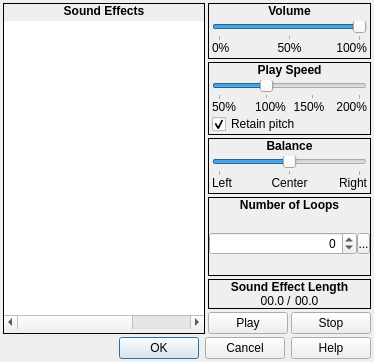
<?xml version="1.0" encoding="UTF-8"?>
<ui version="4.0">
 <class>SoundEffectBrowser</class>
 <widget class="QDialog" name="SoundEffectBrowser">
  <property name="geometry">
   <rect>
    <x>0</x>
    <y>0</y>
    <width>368</width>
    <height>362</height>
   </rect>
  </property>
  <property name="windowTitle">
   <string>Sound Effects</string>
  </property>
  <property name="windowIcon">
   <iconset resource="gui_icons.qrc">
    <normaloff>:/icons/openrpgmaker.png</normaloff>:/icons/openrpgmaker.png</iconset>
  </property>
  <property name="styleSheet">
   <string notr="true">.QFrame
{
	border-width: 1px;
	border-style: solid;
	border-color: palette(window-text);
}

.QFrame&gt;QLabel
{
	border-width: 0px;
	background-color: palette(window-text);
	color: palette(window);
	font-weight: bold;
}

.QFrame&gt;QCheckBox
{
	background-color: palette(window-text);
	border-width: 0px;
	border-style: none;
	color: palette(window);
	spacing: 3px;
	font-weight: bold;
	padding: 0px 0px 0px 3px;
}

.QFrame&gt;QCheckBox::indicator
{
	min-width: 8px;
	max-width: 8px;
	min-height: 8px;
	max-height: 8px;
	width: 8px;
	height: 8px;
	border-width: 2px;
	border-radius: 0px;
	border-style: ridge;
	border-color: palette(mid);
}

.QFrame&gt;QCheckBox::indicator:unchecked
{
	background-color: palette(base);
}

.QFrame&gt;QCheckBox::indicator:checked
{
	background-color: palette(window-text);
}

.QFrame&gt;QCheckBox::indicator:hover
{
	border-color: palette(highlight);
}</string>
  </property>
  <layout class="QVBoxLayout" name="verticalLayout_10">
   <property name="spacing">
    <number>3</number>
   </property>
   <property name="margin">
    <number>3</number>
   </property>
   <item>
    <layout class="QHBoxLayout" name="horizontalLayout_5">
     <property name="spacing">
      <number>3</number>
     </property>
     <item>
      <widget class="QFrame" name="frame">
       <property name="frameShape">
        <enum>QFrame::Box</enum>
       </property>
       <property name="frameShadow">
        <enum>QFrame::Plain</enum>
       </property>
       <layout class="QVBoxLayout" name="verticalLayout">
        <property name="spacing">
         <number>0</number>
        </property>
        <property name="margin">
         <number>0</number>
        </property>
        <item>
         <widget class="QLabel" name="label">
          <property name="sizePolicy">
           <sizepolicy hsizetype="Preferred" vsizetype="Fixed">
            <horstretch>0</horstretch>
            <verstretch>0</verstretch>
           </sizepolicy>
          </property>
          <property name="font">
           <font>
            <weight>75</weight>
            <bold>true</bold>
           </font>
          </property>
          <property name="text">
           <string>Sound Effects</string>
          </property>
          <property name="alignment">
           <set>Qt::AlignCenter</set>
          </property>
         </widget>
        </item>
        <item>
         <widget class="QWidget" name="widget" native="true">
          <layout class="QVBoxLayout" name="verticalLayout_2">
           <property name="spacing">
            <number>0</number>
           </property>
           <property name="margin">
            <number>0</number>
           </property>
           <item>
            <widget class="QTreeWidget" name="twSoundEffects">
             <property name="minimumSize">
              <size>
               <width>200</width>
               <height>308</height>
              </size>
             </property>
             <property name="maximumSize">
              <size>
               <width>200</width>
               <height>308</height>
              </size>
             </property>
             <property name="frameShape">
              <enum>QFrame::NoFrame</enum>
             </property>
             <property name="editTriggers">
              <set>QAbstractItemView::NoEditTriggers</set>
             </property>
             <property name="rootIsDecorated">
              <bool>true</bool>
             </property>
             <attribute name="headerVisible">
              <bool>false</bool>
             </attribute>
             <column>
              <property name="text">
               <string>Name</string>
              </property>
             </column>
             <column>
              <property name="text">
               <string>Type</string>
              </property>
             </column>
             <column>
              <property name="text">
               <string>Location</string>
              </property>
             </column>
            </widget>
           </item>
          </layout>
         </widget>
        </item>
       </layout>
      </widget>
     </item>
     <item>
      <widget class="QWidget" name="widget_5" native="true">
       <property name="sizePolicy">
        <sizepolicy hsizetype="Fixed" vsizetype="Preferred">
         <horstretch>0</horstretch>
         <verstretch>0</verstretch>
        </sizepolicy>
       </property>
       <layout class="QVBoxLayout" name="verticalLayout_9">
        <property name="spacing">
         <number>3</number>
        </property>
        <property name="margin">
         <number>0</number>
        </property>
        <item>
         <widget class="QFrame" name="frame_2">
          <property name="sizePolicy">
           <sizepolicy hsizetype="Preferred" vsizetype="Fixed">
            <horstretch>0</horstretch>
            <verstretch>0</verstretch>
           </sizepolicy>
          </property>
          <property name="frameShape">
           <enum>QFrame::Box</enum>
          </property>
          <property name="frameShadow">
           <enum>QFrame::Plain</enum>
          </property>
          <layout class="QVBoxLayout" name="verticalLayout_3">
           <property name="spacing">
            <number>0</number>
           </property>
           <property name="margin">
            <number>0</number>
           </property>
           <item>
            <widget class="QLabel" name="label_2">
             <property name="sizePolicy">
              <sizepolicy hsizetype="Preferred" vsizetype="Fixed">
               <horstretch>0</horstretch>
               <verstretch>0</verstretch>
              </sizepolicy>
             </property>
             <property name="font">
              <font>
               <weight>75</weight>
               <bold>true</bold>
              </font>
             </property>
             <property name="text">
              <string>Volume</string>
             </property>
             <property name="alignment">
              <set>Qt::AlignCenter</set>
             </property>
            </widget>
           </item>
           <item>
            <widget class="QWidget" name="widget_2" native="true">
             <layout class="QVBoxLayout" name="verticalLayout_4">
              <property name="spacing">
               <number>0</number>
              </property>
              <property name="margin">
               <number>3</number>
              </property>
              <item>
               <widget class="QSlider" name="sldrVolume">
                <property name="maximum">
                 <number>10</number>
                </property>
                <property name="singleStep">
                 <number>1</number>
                </property>
                <property name="value">
                 <number>10</number>
                </property>
                <property name="orientation">
                 <enum>Qt::Horizontal</enum>
                </property>
                <property name="tickPosition">
                 <enum>QSlider::TicksBelow</enum>
                </property>
                <property name="tickInterval">
                 <number>5</number>
                </property>
               </widget>
              </item>
              <item>
               <layout class="QHBoxLayout" name="horizontalLayout">
                <item>
                 <widget class="QLabel" name="label_3">
                  <property name="sizePolicy">
                   <sizepolicy hsizetype="Preferred" vsizetype="Fixed">
                    <horstretch>0</horstretch>
                    <verstretch>0</verstretch>
                   </sizepolicy>
                  </property>
                  <property name="text">
                   <string>0%</string>
                  </property>
                 </widget>
                </item>
                <item>
                 <widget class="QLabel" name="label_4">
                  <property name="sizePolicy">
                   <sizepolicy hsizetype="Preferred" vsizetype="Fixed">
                    <horstretch>0</horstretch>
                    <verstretch>0</verstretch>
                   </sizepolicy>
                  </property>
                  <property name="text">
                   <string>50%</string>
                  </property>
                  <property name="alignment">
                   <set>Qt::AlignCenter</set>
                  </property>
                 </widget>
                </item>
                <item>
                 <widget class="QLabel" name="label_5">
                  <property name="sizePolicy">
                   <sizepolicy hsizetype="Preferred" vsizetype="Fixed">
                    <horstretch>0</horstretch>
                    <verstretch>0</verstretch>
                   </sizepolicy>
                  </property>
                  <property name="text">
                   <string>100%</string>
                  </property>
                  <property name="alignment">
                   <set>Qt::AlignRight|Qt::AlignTrailing|Qt::AlignVCenter</set>
                  </property>
                 </widget>
                </item>
               </layout>
              </item>
             </layout>
            </widget>
           </item>
          </layout>
         </widget>
        </item>
        <item>
         <widget class="QFrame" name="frame_3">
          <property name="sizePolicy">
           <sizepolicy hsizetype="Preferred" vsizetype="Fixed">
            <horstretch>0</horstretch>
            <verstretch>0</verstretch>
           </sizepolicy>
          </property>
          <property name="frameShape">
           <enum>QFrame::Box</enum>
          </property>
          <property name="frameShadow">
           <enum>QFrame::Plain</enum>
          </property>
          <layout class="QVBoxLayout" name="verticalLayout_5">
           <property name="spacing">
            <number>0</number>
           </property>
           <property name="margin">
            <number>0</number>
           </property>
           <item>
            <widget class="QLabel" name="label_6">
             <property name="sizePolicy">
              <sizepolicy hsizetype="Preferred" vsizetype="Fixed">
               <horstretch>0</horstretch>
               <verstretch>0</verstretch>
              </sizepolicy>
             </property>
             <property name="font">
              <font>
               <weight>75</weight>
               <bold>true</bold>
              </font>
             </property>
             <property name="text">
              <string>Play Speed</string>
             </property>
             <property name="alignment">
              <set>Qt::AlignCenter</set>
             </property>
            </widget>
           </item>
           <item>
            <widget class="QWidget" name="widget_3" native="true">
             <layout class="QVBoxLayout" name="verticalLayout_6">
              <property name="spacing">
               <number>0</number>
              </property>
              <property name="leftMargin">
               <number>3</number>
              </property>
              <property name="topMargin">
               <number>3</number>
              </property>
              <property name="rightMargin">
               <number>3</number>
              </property>
              <property name="bottomMargin">
               <number>0</number>
              </property>
              <item>
               <widget class="QSlider" name="sldrSpeed">
                <property name="minimum">
                 <number>5</number>
                </property>
                <property name="maximum">
                 <number>20</number>
                </property>
                <property name="singleStep">
                 <number>1</number>
                </property>
                <property name="value">
                 <number>10</number>
                </property>
                <property name="orientation">
                 <enum>Qt::Horizontal</enum>
                </property>
                <property name="tickPosition">
                 <enum>QSlider::TicksBelow</enum>
                </property>
                <property name="tickInterval">
                 <number>5</number>
                </property>
               </widget>
              </item>
              <item>
               <layout class="QHBoxLayout" name="horizontalLayout_2">
                <property name="spacing">
                 <number>0</number>
                </property>
                <item>
                 <widget class="QLabel" name="label_7">
                  <property name="sizePolicy">
                   <sizepolicy hsizetype="Preferred" vsizetype="Fixed">
                    <horstretch>0</horstretch>
                    <verstretch>0</verstretch>
                   </sizepolicy>
                  </property>
                  <property name="text">
                   <string>50%</string>
                  </property>
                 </widget>
                </item>
                <item>
                 <widget class="QLabel" name="label_8">
                  <property name="sizePolicy">
                   <sizepolicy hsizetype="Preferred" vsizetype="Fixed">
                    <horstretch>0</horstretch>
                    <verstretch>0</verstretch>
                   </sizepolicy>
                  </property>
                  <property name="text">
                   <string>100%</string>
                  </property>
                  <property name="alignment">
                   <set>Qt::AlignCenter</set>
                  </property>
                 </widget>
                </item>
                <item>
                 <widget class="QLabel" name="label_9">
                  <property name="sizePolicy">
                   <sizepolicy hsizetype="Preferred" vsizetype="Fixed">
                    <horstretch>0</horstretch>
                    <verstretch>0</verstretch>
                   </sizepolicy>
                  </property>
                  <property name="text">
                   <string>150%</string>
                  </property>
                  <property name="alignment">
                   <set>Qt::AlignCenter</set>
                  </property>
                 </widget>
                </item>
                <item>
                 <widget class="QLabel" name="label_19">
                  <property name="text">
                   <string>200%</string>
                  </property>
                  <property name="alignment">
                   <set>Qt::AlignRight|Qt::AlignTrailing|Qt::AlignVCenter</set>
                  </property>
                 </widget>
                </item>
               </layout>
              </item>
              <item>
               <widget class="QCheckBox" name="cbRetainPitch">
                <property name="text">
                 <string>Retain pitch</string>
                </property>
                <property name="checked">
                 <bool>true</bool>
                </property>
               </widget>
              </item>
             </layout>
            </widget>
           </item>
          </layout>
         </widget>
        </item>
        <item>
         <widget class="QFrame" name="frame_4">
          <property name="sizePolicy">
           <sizepolicy hsizetype="Preferred" vsizetype="Fixed">
            <horstretch>0</horstretch>
            <verstretch>0</verstretch>
           </sizepolicy>
          </property>
          <property name="frameShape">
           <enum>QFrame::Box</enum>
          </property>
          <property name="frameShadow">
           <enum>QFrame::Plain</enum>
          </property>
          <layout class="QVBoxLayout" name="verticalLayout_7">
           <property name="spacing">
            <number>0</number>
           </property>
           <property name="margin">
            <number>0</number>
           </property>
           <item>
            <widget class="QLabel" name="label_10">
             <property name="sizePolicy">
              <sizepolicy hsizetype="Preferred" vsizetype="Fixed">
               <horstretch>0</horstretch>
               <verstretch>0</verstretch>
              </sizepolicy>
             </property>
             <property name="font">
              <font>
               <weight>75</weight>
               <bold>true</bold>
              </font>
             </property>
             <property name="text">
              <string>Balance</string>
             </property>
             <property name="alignment">
              <set>Qt::AlignCenter</set>
             </property>
            </widget>
           </item>
           <item>
            <widget class="QWidget" name="widget_4" native="true">
             <layout class="QVBoxLayout" name="verticalLayout_8">
              <property name="spacing">
               <number>0</number>
              </property>
              <property name="margin">
               <number>3</number>
              </property>
              <item>
               <widget class="QSlider" name="sldrBalance">
                <property name="minimum">
                 <number>-5</number>
                </property>
                <property name="maximum">
                 <number>5</number>
                </property>
                <property name="singleStep">
                 <number>1</number>
                </property>
                <property name="pageStep">
                 <number>20</number>
                </property>
                <property name="value">
                 <number>0</number>
                </property>
                <property name="orientation">
                 <enum>Qt::Horizontal</enum>
                </property>
                <property name="tickPosition">
                 <enum>QSlider::TicksBelow</enum>
                </property>
                <property name="tickInterval">
                 <number>5</number>
                </property>
               </widget>
              </item>
              <item>
               <layout class="QHBoxLayout" name="horizontalLayout_3">
                <item>
                 <widget class="QLabel" name="label_11">
                  <property name="sizePolicy">
                   <sizepolicy hsizetype="Preferred" vsizetype="Fixed">
                    <horstretch>0</horstretch>
                    <verstretch>0</verstretch>
                   </sizepolicy>
                  </property>
                  <property name="text">
                   <string>Left</string>
                  </property>
                 </widget>
                </item>
                <item>
                 <widget class="QLabel" name="label_12">
                  <property name="sizePolicy">
                   <sizepolicy hsizetype="Preferred" vsizetype="Fixed">
                    <horstretch>0</horstretch>
                    <verstretch>0</verstretch>
                   </sizepolicy>
                  </property>
                  <property name="text">
                   <string>Center</string>
                  </property>
                  <property name="alignment">
                   <set>Qt::AlignCenter</set>
                  </property>
                 </widget>
                </item>
                <item>
                 <widget class="QLabel" name="label_13">
                  <property name="sizePolicy">
                   <sizepolicy hsizetype="Preferred" vsizetype="Fixed">
                    <horstretch>0</horstretch>
                    <verstretch>0</verstretch>
                   </sizepolicy>
                  </property>
                  <property name="text">
                   <string>Right</string>
                  </property>
                  <property name="alignment">
                   <set>Qt::AlignRight|Qt::AlignTrailing|Qt::AlignVCenter</set>
                  </property>
                 </widget>
                </item>
               </layout>
              </item>
             </layout>
            </widget>
           </item>
          </layout>
         </widget>
        </item>
        <item>
         <widget class="QFrame" name="frame_6">
          <property name="frameShape">
           <enum>QFrame::Box</enum>
          </property>
          <property name="frameShadow">
           <enum>QFrame::Plain</enum>
          </property>
          <layout class="QVBoxLayout" name="verticalLayout_11">
           <property name="spacing">
            <number>0</number>
           </property>
           <property name="margin">
            <number>0</number>
           </property>
           <item>
            <widget class="QLabel" name="label_14">
             <property name="sizePolicy">
              <sizepolicy hsizetype="Preferred" vsizetype="Fixed">
               <horstretch>0</horstretch>
               <verstretch>0</verstretch>
              </sizepolicy>
             </property>
             <property name="font">
              <font>
               <weight>75</weight>
               <bold>true</bold>
              </font>
             </property>
             <property name="text">
              <string>Number of Loops</string>
             </property>
             <property name="alignment">
              <set>Qt::AlignCenter</set>
             </property>
            </widget>
           </item>
           <item>
            <widget class="QWidget" name="widget_6" native="true">
             <layout class="QHBoxLayout" name="horizontalLayout_6">
              <property name="spacing">
               <number>0</number>
              </property>
              <property name="margin">
               <number>0</number>
              </property>
              <item>
               <widget class="QSpinBox" name="sbLoops">
                <property name="alignment">
                 <set>Qt::AlignRight|Qt::AlignTrailing|Qt::AlignVCenter</set>
                </property>
                <property name="specialValueText">
                 <string>Infinite</string>
                </property>
                <property name="minimum">
                 <number>-1</number>
                </property>
                <property name="value">
                 <number>0</number>
                </property>
               </widget>
              </item>
              <item>
               <widget class="SpinBoxSideButton" name="bLoopsSpinButton">
                <property name="minimumSize">
                 <size>
                  <width>13</width>
                  <height>21</height>
                 </size>
                </property>
                <property name="maximumSize">
                 <size>
                  <width>13</width>
                  <height>21</height>
                 </size>
                </property>
                <property name="text">
                 <string>...</string>
                </property>
                <property name="icon">
                 <iconset resource="gui_icons.qrc">
                  <normaloff>:/icons/spinBoxSideButton.png</normaloff>:/icons/spinBoxSideButton.png</iconset>
                </property>
               </widget>
              </item>
             </layout>
            </widget>
           </item>
          </layout>
         </widget>
        </item>
        <item>
         <widget class="QFrame" name="frame_7">
          <property name="sizePolicy">
           <sizepolicy hsizetype="Preferred" vsizetype="Fixed">
            <horstretch>0</horstretch>
            <verstretch>0</verstretch>
           </sizepolicy>
          </property>
          <property name="frameShape">
           <enum>QFrame::Box</enum>
          </property>
          <property name="frameShadow">
           <enum>QFrame::Plain</enum>
          </property>
          <layout class="QVBoxLayout" name="verticalLayout_12">
           <property name="spacing">
            <number>0</number>
           </property>
           <property name="margin">
            <number>0</number>
           </property>
           <item>
            <widget class="QLabel" name="label_15">
             <property name="sizePolicy">
              <sizepolicy hsizetype="Preferred" vsizetype="Fixed">
               <horstretch>0</horstretch>
               <verstretch>0</verstretch>
              </sizepolicy>
             </property>
             <property name="font">
              <font>
               <weight>75</weight>
               <bold>true</bold>
              </font>
             </property>
             <property name="text">
              <string>Sound Effect Length</string>
             </property>
             <property name="alignment">
              <set>Qt::AlignCenter</set>
             </property>
            </widget>
           </item>
           <item>
            <widget class="QWidget" name="widget_7" native="true">
             <layout class="QHBoxLayout" name="horizontalLayout_7">
              <property name="spacing">
               <number>3</number>
              </property>
              <property name="margin">
               <number>0</number>
              </property>
              <item>
               <widget class="QLabel" name="lblCurrentPosition">
                <property name="text">
                 <string>00.0</string>
                </property>
                <property name="alignment">
                 <set>Qt::AlignRight|Qt::AlignTrailing|Qt::AlignVCenter</set>
                </property>
               </widget>
              </item>
              <item>
               <widget class="QLabel" name="label_20">
                <property name="sizePolicy">
                 <sizepolicy hsizetype="Fixed" vsizetype="Preferred">
                  <horstretch>0</horstretch>
                  <verstretch>0</verstretch>
                 </sizepolicy>
                </property>
                <property name="text">
                 <string>/</string>
                </property>
               </widget>
              </item>
              <item>
               <widget class="QLabel" name="lblTotalLength">
                <property name="text">
                 <string>00.0</string>
                </property>
               </widget>
              </item>
             </layout>
            </widget>
           </item>
          </layout>
         </widget>
        </item>
        <item>
         <layout class="QHBoxLayout" name="horizontalLayout_4">
          <property name="spacing">
           <number>3</number>
          </property>
          <item>
           <widget class="QPushButton" name="bPlay">
            <property name="text">
             <string>Play</string>
            </property>
            <property name="icon">
             <iconset resource="gui_icons.qrc">
              <normaloff>:/icons/testplay.png</normaloff>:/icons/testplay.png</iconset>
            </property>
           </widget>
          </item>
          <item>
           <widget class="QPushButton" name="bStop">
            <property name="text">
             <string>Stop</string>
            </property>
            <property name="icon">
             <iconset resource="gui_icons.qrc">
              <normaloff>:/icons/stop.png</normaloff>:/icons/stop.png</iconset>
            </property>
           </widget>
          </item>
         </layout>
        </item>
       </layout>
      </widget>
     </item>
    </layout>
   </item>
   <item>
    <widget class="QDialogButtonBox" name="buttonBox">
     <property name="orientation">
      <enum>Qt::Horizontal</enum>
     </property>
     <property name="standardButtons">
      <set>QDialogButtonBox::Cancel|QDialogButtonBox::Help|QDialogButtonBox::Ok</set>
     </property>
    </widget>
   </item>
  </layout>
 </widget>
 <customwidgets>
  <customwidget>
   <class>SpinBoxSideButton</class>
   <extends>QToolButton</extends>
   <header>spinboxsidebutton.h</header>
  </customwidget>
 </customwidgets>
 <resources>
  <include location="gui_icons.qrc"/>
 </resources>
 <connections>
  <connection>
   <sender>buttonBox</sender>
   <signal>accepted()</signal>
   <receiver>SoundEffectBrowser</receiver>
   <slot>accept()</slot>
   <hints>
    <hint type="sourcelabel">
     <x>248</x>
     <y>254</y>
    </hint>
    <hint type="destinationlabel">
     <x>157</x>
     <y>274</y>
    </hint>
   </hints>
  </connection>
  <connection>
   <sender>buttonBox</sender>
   <signal>rejected()</signal>
   <receiver>SoundEffectBrowser</receiver>
   <slot>reject()</slot>
   <hints>
    <hint type="sourcelabel">
     <x>316</x>
     <y>260</y>
    </hint>
    <hint type="destinationlabel">
     <x>286</x>
     <y>274</y>
    </hint>
   </hints>
  </connection>
 </connections>
</ui>
